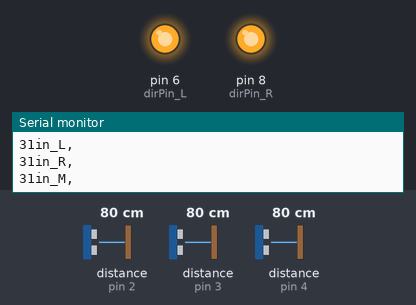
A sketch run on a simulated Arduino Uno, built with avr-gcc and run on an emulated ATmega328P. On the bench: output pins drawn as LEDs (lit = HIGH), the last lines printed to the serial monitor. Wiring (inferred from the names in the program): 3 × ultrasonic range finder: trigger pin 2, echo pin 2 / trigger pin 3, echo pin 3 / trigger pin 4, echo pin 4. The test bench sets the inputs (shaded band); at power-on: distance to the obstacle (sensors on pin 2, pin 3, pin 4) 80 cm. The echo pulse lasts 58.3 µs per cm; pins used as bus, display or sensor lines are not drawn.

Above: at 1.6 s.
1.7 s: distance to the obstacle (sensor on pin 2) set to 14 cm
3.2 s: distance to the obstacle (sensor on pin 2) set to 11 cm
At 4.2 s:
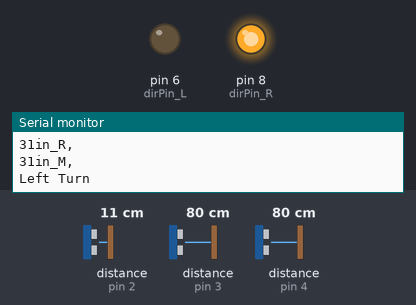
5.0 s: distance to the obstacle (sensor on pin 3) set to 2 cm
8.8 s: distance to the obstacle (sensor on pin 2) set to 18 cm
At 9.6 s:
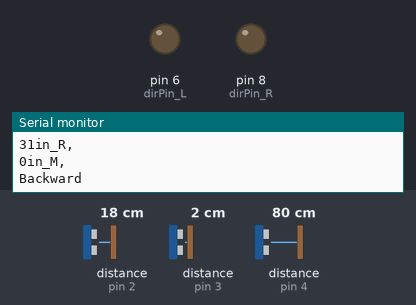
10.3 s: distance to the obstacle (sensor on pin 4) set to 14 cm
11.8 s: distance to the obstacle (sensor on pin 4) set to 11 cm
At 12.9 s:
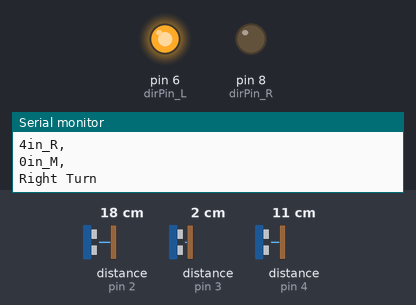
Timing chart, 0 to 14.4 s (numbered marks = the images above; inputs shaded):
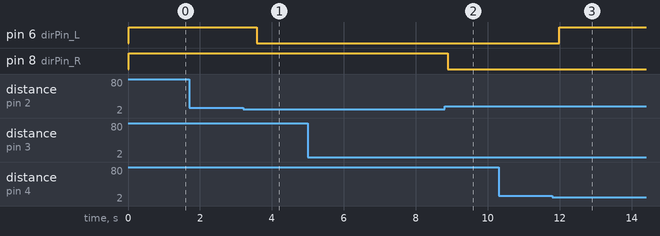

The sketch:

Object_Avoidance_Demo.ino
```cpp
int dirPin_L = 6;
int stepperPin_L = 7;
int dirPin_R = 8;
int stepperPin_R = 9;
int pingPin_L = 2;
int pingPin_M = 3;
int pingPin_R = 4;
long duration, inches, inches_L, inches_M, inches_R;
int forward = 0;
int left = 1;
int right = 2;
int backward = 3;

void setup() {
 pinMode(dirPin_L, OUTPUT);
 pinMode(stepperPin_L, OUTPUT);
  pinMode(dirPin_R, OUTPUT);
  pinMode(stepperPin_R, OUTPUT);
    Serial.begin(9600);
}

 void step(int dir,int steps){
   if (dir == 1){
 digitalWrite(dirPin_L,false);
 digitalWrite(dirPin_R,true);
 delay(50);
   }
   else if (dir == 2){
 digitalWrite(dirPin_L,true);
 digitalWrite(dirPin_R,false);
 delay(50);
   }
   else if (dir == 3){
 digitalWrite(dirPin_L,false);
 digitalWrite(dirPin_R,false);
 delay(50);
   }
   else {
 digitalWrite(dirPin_L,true);
 digitalWrite(dirPin_R,true);
 delay(50);
   }

 for(int i=0;i<steps;i++){
   digitalWrite(stepperPin_L, HIGH);
   digitalWrite(stepperPin_R, HIGH);
   delayMicroseconds(800);
   digitalWrite(stepperPin_L, LOW);
   digitalWrite(stepperPin_R, LOW);
   delayMicroseconds(800);
 }
 }

long ping(int pingPin){
  pinMode(pingPin, OUTPUT);
  digitalWrite(pingPin, LOW);
  delayMicroseconds(2);
  digitalWrite(pingPin, HIGH);
  delayMicroseconds(5);
  digitalWrite(pingPin, LOW);
  pinMode(pingPin, INPUT);
  duration = pulseIn(pingPin, HIGH);
  return inches = microsecondsToInches(duration);
}

void loop(){

 inches_L =  ping(pingPin_L);
 inches_M =  ping(pingPin_M);
 inches_R =  ping(pingPin_R);

 Serial.print(inches_L);
 Serial.print("in_L, ");
 Serial.println();
 Serial.print(inches_R);
 Serial.print("in_R, ");
 Serial.println();
 Serial.print(inches_M);
 Serial.print("in_M, ");
 Serial.println();

 if(inches_L < 5){
 Serial.print("Left Turn");
 Serial.println();
 step(left,100);
 delay(20);
 }
 else if (inches_R < 5){
 Serial.print("Right Turn");
 Serial.println();
 step(right,100);
 delay(20);
 }
 else if (inches_M < 5){
 Serial.print("Backward");
 Serial.println();
 step(backward,100);
 delay(20);
 }
 else{
    step(forward,500);
 delay(20);
  Serial.print("Forward");
   Serial.println();
 }
}

long microsecondsToInches(long microseconds)
{
  return microseconds / 74 / 2;
}

long microsecondsToCentimeters(long microseconds)
{
  return microseconds / 29 / 2;
}
```

Measured:
- the behaviour switches between 13 and 12 cm on distance to the obstacle (sensor on pin 2) (found by bisection; images 0 and 1)
- the behaviour switches between 13 and 12 cm on distance to the obstacle (sensor on pin 4) (found by bisection; images 2 and 3)
- after the input at 3.2 s, pin 6 (dirPin_L): HIGH → LOW after 0.39 s
- after the input at 8.8 s, pin 8 (dirPin_R): HIGH → LOW after 0.09 s
- after the input at 11.8 s, pin 6 (dirPin_L): LOW → HIGH after 0.18 s
